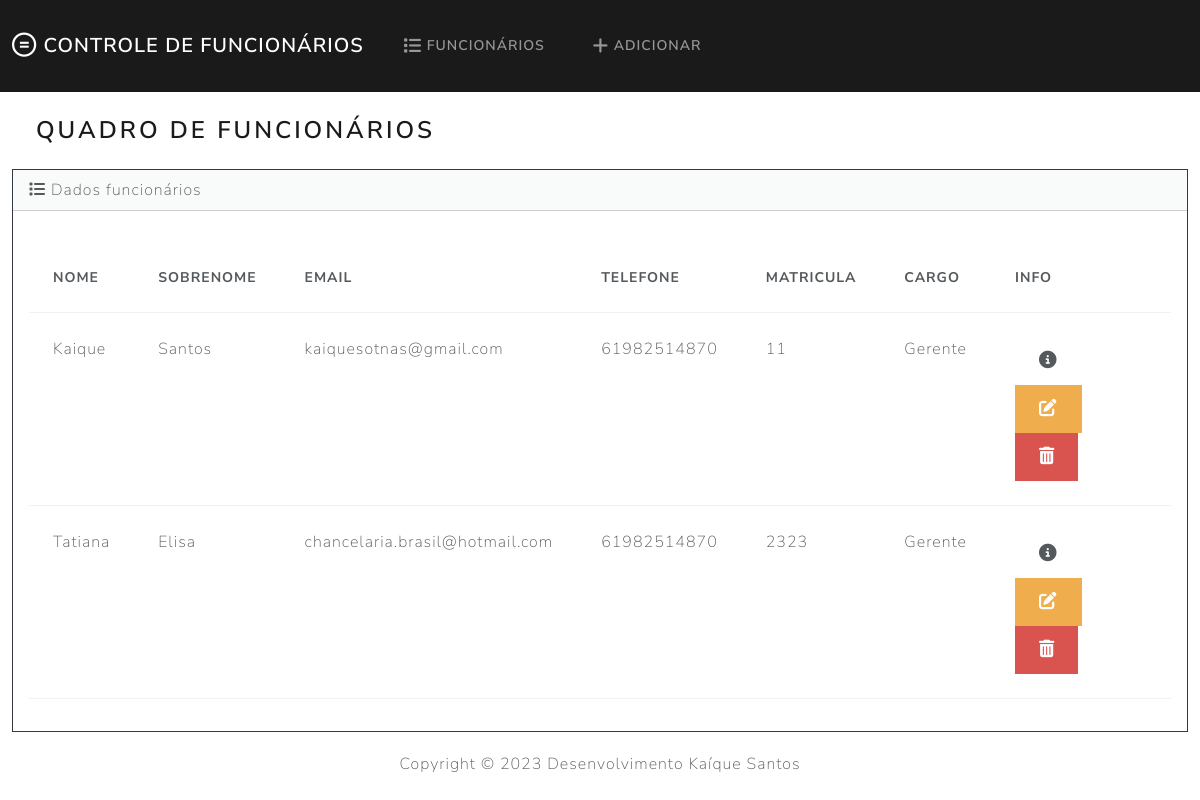
The page / on the database its author committed.
### quadro/models.py (models this page shows, shortened)
class funcionarios(models.Model):
    nome=models.CharField(max_length=50, verbose_name='Nome',null=True)
    sobrenome=models.CharField(max_length=50, verbose_name='Sobrenome',null=True)
    nascimento=models.DateField(verbose_name='Nascimento',null=True)
    endereco=models.CharField(max_length=100,verbose_name='Endereço',null=True)
    email=models.EmailField(max_length=300,verbose_name='Email',null=True)
    phone_regex = RegexValidator(
    regex=r'^\+?1?\d{9,15}$',
    message="O número precisa estar neste formato: \
                    '+99 99 9999-0000'.")
    telefone = models.CharField(verbose_name="Telefone",
                                validators=[phone_regex],
                                max_length=14, null=True, blank=True)
    matricula=models.IntegerField(verbose_name='Matricula',null=True)
    cargo=models.CharField(max_length=60,verbose_name='Cargo',null=True)
    sol='Solteiro'
    cas='casado'
    di='divorciado'
    va=''
    ESTADO_CIVIL=[(va,''),(sol,'Solteiro'),(cas,'Casado'),(di,'Divorciado')]
    estado_civil=models.CharField(max_length=10,choices=ESTADO_CIVIL,default="",verbose_name='Estado Civil')
    class Meta:
        verbose_name_plural='Funcionários'

### quadro/views.py (the view)
# urls.py: path('', views.index, name='index'),
def index(request):
    return render(request,'quadro/index.html',{
      'quadro':funcionarios.objects.all()
      })

### quadro/templates/quadro/index.html (shortened to what this page needs)
{% extends "quadro/base.html" %}
{% block body %}
<h3 class="m-4">Quadro de funcionários</h3>
<div class="row">
  <div class="col-12">
    {% if quadro %}
    <div class="card border-dark mb-3">
      <div class="card-header">
        <i class="fa-solid fa-list"></i> Dados funcionários
      </div>
      <div class="card-body">
        <p class="card-text">
          <div class="table-responsive">
            <table class="table table-hover">
              <thead>
                <tr>
                  <th scope="col">Nome</th>
                  <th scope="col">Sobrenome</th>
                  <th scope="col">Email</th>
                  <th scope="col">Telefone</th>
                  <th scope="col">Matricula</th>
                  <th scope="col">cargo</th>
                  <th scope="col">info</th>
                </tr>
              </thead>
              <tbody>
                {% for q in quadro %}
                <tr>
                  <td>{{q.nome}}</td>
                  <td>{{q.sobrenome}}</td>
                  <td>{{q.email}}</td>
                  <td>{{q.telefone}}</td>
                  <td>{{q.matricula}}</td>
                  <td>{{q.cargo}}</td>
                  <td>
                    <button type="button" class="btn btn-sucess me-1" href="{% url 'view_funcionario' q.id %}" data-bs-toggle="modal" data-bs-target="#myModal{{q.id}}">
                    </button>
                    <a class="btn btn-warning me-1" href="{% url 'edit' q.id %}">
                    </a>
                    <button type="button" class="btn btn-danger" data-bs-toggle="modal" data-bs-target="#delete{{q.id}}">
                    </button>
                        </td>
                      </tr>
                      {% endfor %}
                    </tbody>
                  </table>
                </div>
              </div>
            </div>
            {% else %}
            <h5 class="alert alert-primary ms-4 me-4"> Não temos funcionário cadastrados</h5>
            {% endif %}
          </div>
        </div>
  {% endblock %}

### quadro/templates/quadro/base.html (shortened to what this page needs)
{% load static %}
<!DOCTYPE html>
<html lang="en">
  <head>
    <link rel="stylesheet" href="https://cdnjs.cloudflare.com/ajax/libs/font-awesome/6.4.2/css/all.min.css">
    <link rel="stylesheet" href="https://cdnjs.cloudflare.com/ajax/libs/font-awesome/6.1.1/css/all.min.css">
    <link href="{% static 'css/bootstrap.min.css' %}" rel="stylesheet">
  </head>
  <body class="d-flex flex-column min-vh-100">
    <nav class="navbar navbar-expand-lg navbar-dark bg-primary">
      <div class="container-fluid">
        <a class="navbar-brand" href="{% url 'index' %}">
          <i class="fa-brands fa-creative-commons-nd fa-fade fa-lg"> </i>  Controle de funcionários
        </a>
        <div class="collapse navbar-collapse" id="navbarColor01">
          <ul class="navbar-nav me-auto">
            <li class="nav-item">
              <a class="nav-link" href="{% url 'index' %}">
                 Funcionários
              </a>
            </li>
            <li class="nav-item">
              <a class="nav-link" href="{% url 'add' %}">
                 Adicionar
              </a>
            </li>
          </ul>
        </div>
      </div>
    </nav>
    <div class="container-fluid">
      {% block body %}
      {% endblock %}
    </div>
    <footer class="mt-auto mb-4">
      <div class="text-center">
        <span>
          Copyright &copy; <script>document.write(new Date().getFullYear())</script> Desenvolvimento Kaíque Santos
        </span>
      </div>
    </footer>
  </body>
</html>

### rows shown on the page
funcionarios: nome "Kaique", sobrenome "Santos", email "kaiquesotnas@gmail.com", telefone "61982514870", matricula "11", cargo "Gerente"
funcionarios: nome "Tatiana", sobrenome "Elisa", email "chancelaria.brasil@hotmail.com", telefone "61982514870", matricula "2323", cargo "Gerente"
